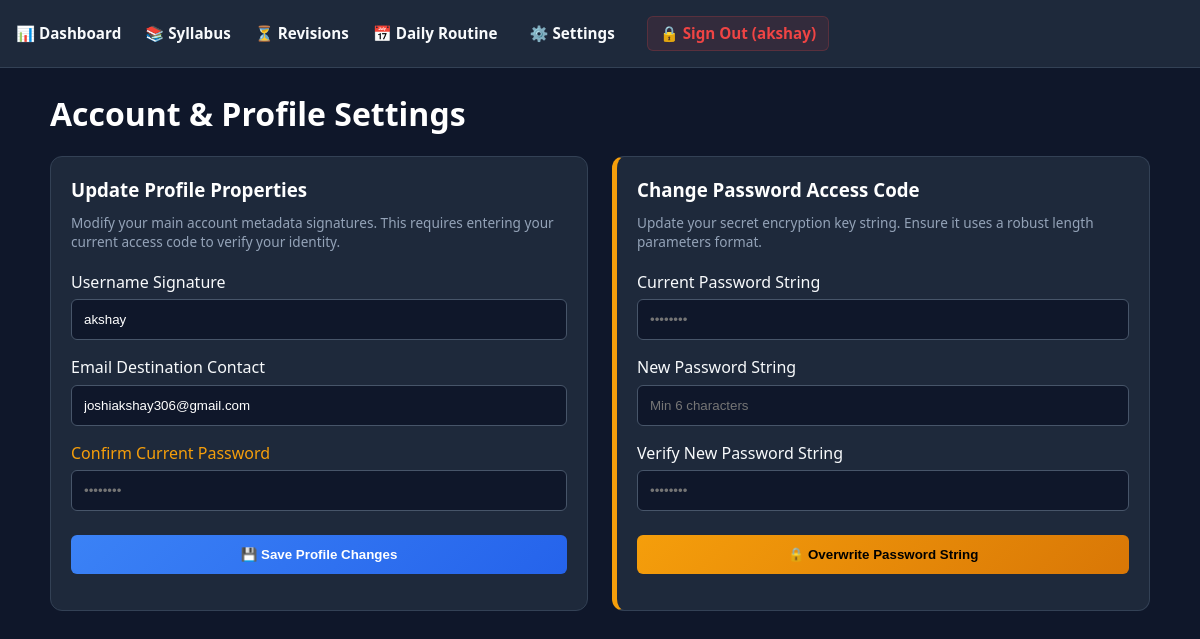
/settings (signed in), run on the app's committed database.
### app.py (models this page shows)
class User(db.Model):
    id = db.Column(db.Integer, primary_key=True)
    username = db.Column(db.String(80), unique=True, nullable=False, index=True)
    email = db.Column(db.String(120), unique=True, nullable=False)
    password_hash = db.Column(db.String(128), nullable=False)
    subjects = db.relationship('Subject', backref='user', lazy=True, cascade="all, delete-orphan")
    timetable_slots = db.relationship('TimetableSlot', backref='user', lazy=True, cascade="all, delete-orphan")
    timer_state = db.relationship('ActiveTimerState', backref='user', uselist=False, cascade="all, delete-orphan")

### app.py (the view, shortened to what this page needs)
@app.route('/settings', methods=['GET', 'POST'])
@login_required
def account_settings():
    uid = session['user_id']
    user = User.query.get_or_404(uid)
    return render_template('settings.html', user=user)

### app.py (called while the page is built)
def login_required(f):
    @wraps(f)
    def decorated_function(*args, **kwargs):
        if 'user_id' not in session:
            flash("🔒 Authentication Required: Access denied. Please sign in to open your matrix panel.", "warning")
            return redirect(url_for('landing'))
        return f(*args, **kwargs)
    return decorated_function

### templates/settings.html (shortened to what this page needs)
{% extends 'base.html' %}
{% block content %}
<h1>Account & Profile Settings</h1>
<div class="grid">
    <div class="card">
        <h3>Update Profile Properties</h3>
        <p style="color: #94a3b8; font-size: 0.85rem; margin-top: -0.5rem; margin-bottom: 1.25rem;">
            Modify your main account metadata signatures. This requires entering your current access code to verify your identity.
        </p>
        <form action="/settings" method="POST">
            <label for="settings_username">Username Signature</label>
            <input id="settings_username" type="text" name="username" value="{{ user.username }}" placeholder="e.g., student_prime" required>
            <label for="settings_email">Email Destination Contact</label>
            <input id="settings_email" type="email" name="email" value="{{ user.email }}" placeholder="e.g., name@domain.com" required>
            <label for="current_pass_confirm" style="color: var(--warning);">Confirm Current Password</label>
            <input id="current_pass_confirm" type="password" name="current_password" placeholder="••••••••" required>
            <button type="submit" style="background: linear-gradient(135deg, #3b82f6, #2563eb); margin-top: 0.5rem;">
                💾 Save Profile Changes
            </button>
        </form>
    </div>
    <div class="card" style="border-left: 5px solid var(--warning);">
        <h3>Change Password Access Code</h3>
        <p style="color: #94a3b8; font-size: 0.85rem; margin-top: -0.5rem; margin-bottom: 1.25rem;">
            Update your secret encryption key string. Ensure it uses a robust length parameters format.
        </p>
        <form action="/settings" method="POST">
            <label for="settings_old_pass">Current Password String</label>
            <input id="settings_old_pass" type="password" name="old_password" placeholder="••••••••" required>
            <label for="settings_new_pass">New Password String</label>
            <input id="settings_new_pass" type="password" name="new_password" placeholder="Min 6 characters" required minlength="6">
            <label for="settings_confirm_pass">Verify New Password String</label>
            <input id="settings_confirm_pass" type="password" name="confirm_password" placeholder="••••••••" required minlength="6">
            <button type="submit" style="background: linear-gradient(135deg, #f59e0b, #d97706); color: #000; margin-top: 0.5rem;">
                🔒 Overwrite Password String
            </button>
        </form>
    </div>
</div>
{% endblock %}

### templates/base.html (shortened to what this page needs)
<!DOCTYPE html>
<html lang="en">
<head>
</head>
<body>
    <nav>
        <div class="nav-links">
            <a href="/">📊 Dashboard</a>
            <a href="/subjects">📚 Syllabus</a>
            <a href="/revisions">⏳ Revisions</a>
            <a href="/timetable">📅 Daily Routine</a>
            {% if session.get('user_id') %}
                <a href="/settings" style="margin-left: 0.5rem; color: var(--text);">⚙️ Settings</a>
                <a href="/logout" style="color: var(--danger); font-weight: bold; margin-left: 0.5rem; background: rgba(239, 68, 68, 0.1); padding: 0.4rem 0.75rem; border-radius: 6px; border: 1px solid rgba(239, 68, 68, 0.2);">
                    🔒 Sign Out ({{ session.get('username') }})
                </a>
            {% endif %}
        </div>
    </nav>
    <div class="container">
        {% block content %}{% endblock %}
    </div>
</body>
</html>

### templates/base.html (style rules this page uses)
:root { --bg: #0f172a; --card: #1e293b; --text: #f8fafc; --accent: #3b82f6; --success: #10b981; --warning: #f59e0b; --danger: #ef4444; }
body { font-family: system-ui, -apple-system, sans-serif; background: var(--bg); color: var(--text); margin: 0; padding: 0; }
nav { background: var(--card); padding: 1rem; display: flex; justify-content: space-between; align-items: center; border-bottom: 1px solid #334155; flex-wrap: wrap; gap: 1rem; }
.nav-links { display: flex; gap: 1.5rem; flex-wrap: wrap; align-items: center; }
nav a { color: var(--text); text-decoration: none; font-weight: 600; font-size: 0.95rem; }
.container { max-width: 1100px; margin: 1.5rem auto; padding: 0 1rem; }
.grid { display: grid; grid-template-columns: repeat(auto-fit, minmax(320px, 1fr)); gap: 1.5rem; margin-bottom: 1.5rem; }
.card { background: var(--card); padding: 1.25rem; border-radius: 12px; border: 1px solid #334155; box-sizing: border-box; }
h1, h2, h3 { margin-top: 0; color: #fff; }
input, select, button, textarea { width: 100%; padding: 0.75rem; margin: 0.4rem 0 1rem 0; border-radius: 6px; border: 1px solid #475569; background: #0f172a; color: white; box-sizing: border-box; }
button { background: var(--accent); font-weight: bold; cursor: pointer; border: none; transition: opacity 0.2s; }

### data on the page
User: get "akshay", username "akshay", email "joshiakshay306@gmail.com"
